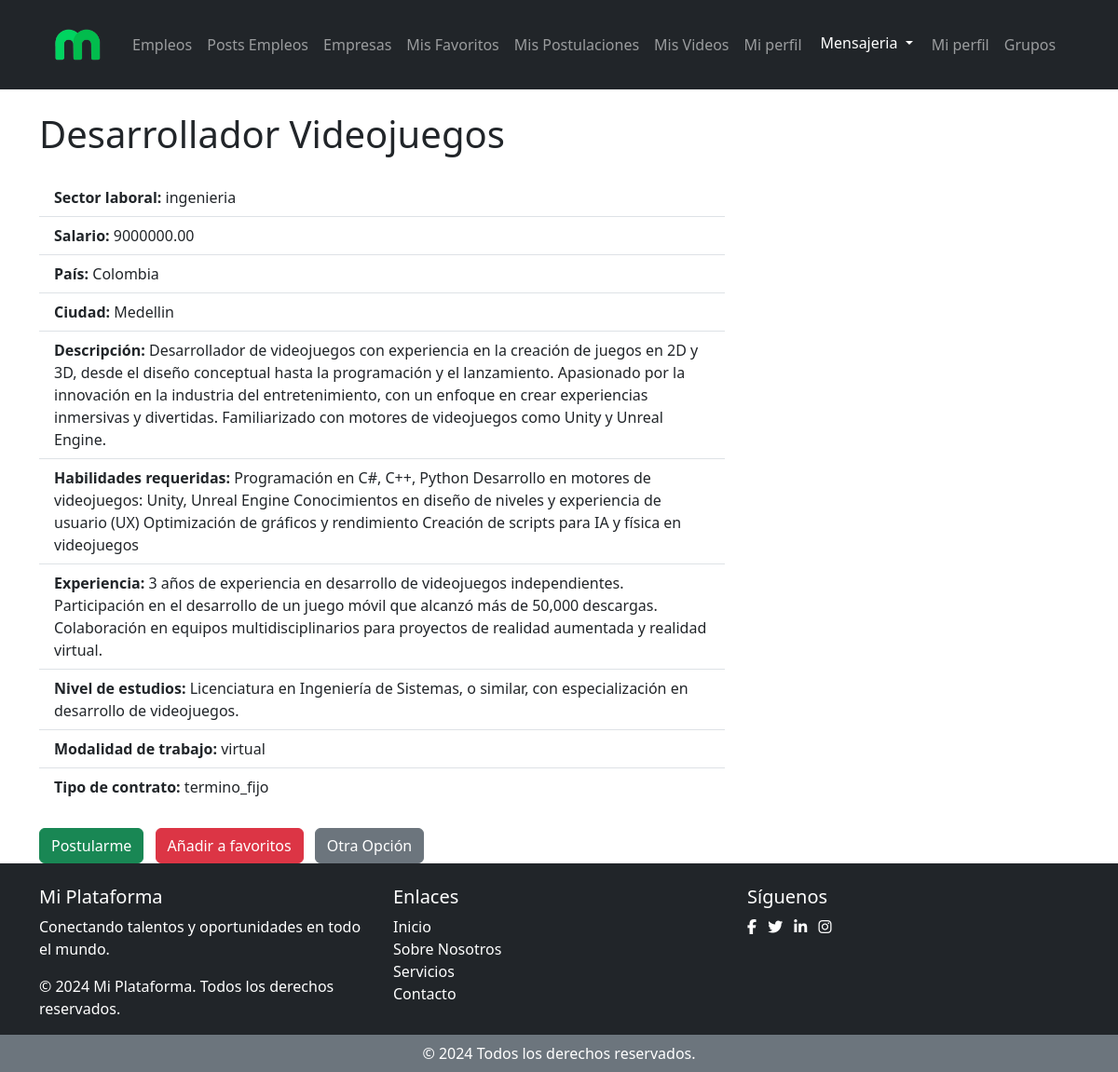
/detalle_empleo_aspirante/1/, run on the app's committed database.
### empleos_reclutador/models.py (models this page shows, shortened)
class Empleo(models.Model):
    reclutador = models.ForeignKey(Reclutador_empresa, on_delete=models.CASCADE)
    titulo = models.CharField(max_length=255)
    sector_laboral = models.CharField(max_length=50, choices=SectoresLaborales.choices)
    salario = MoneyField(
        max_digits=14,
        decimal_places=2,
        default_currency='COP',  # Moneda predeterminada para Colombia
        currency_choices=[
            ('COP', 'Peso colombiano (COP)'),  # Empleos locales
            ('USD', 'Dólar estadounidense (USD)'),  # Empleos virtuales (EE.UU.)
            ('EUR', 'Euro (EUR)'),  # Empleos virtuales (Europa)
            ('GBP', 'Libra esterlina (GBP)'),  # Empleos virtuales (Reino Unido)
            ('CAD', 'Dólar canadiense (CAD)'),  # Empleos virtuales (Canadá)
            ('AUD', 'Dólar australiano (AUD)'),  # Empleos virtuales (Australia)
            ('BTC', 'Bitcoin (BTC)'),  # Criptomonedas
            ('ETH', 'Ethereum (ETH)'),  # Criptomonedas
        ]
    )
    pais = models.CharField(max_length=50, choices=Paises.choices)
    ciudad = models.CharField(max_length=100)
    fecha_creacion = models.DateTimeField(default=timezone.now)  # Campo de fecha y hora
    descripcion = models.TextField()
    habilidades = models.TextField()
    experiencia = models.TextField()
    nivel_estudios = models.TextField()
    MODALIDAD_TRABAJO = [('virtual', 'virtual'), ('presencial', 'presencial'), ('mixto', 'mixto')]
    modalidad_trabajo = models.CharField(max_length=50, choices=MODALIDAD_TRABAJO)
    palabras_clave = models.TextField()
    CONTRATO_CHOICES = [
        ('termino_fijo', 'Contrato a Término Fijo'),
        ('termino_indefinido', 'Contrato a Término Indefinido'),
        ('aprendizaje', 'Contrato de Aprendizaje'),
        ('obra_labor', 'Contrato por Obra o Labor'),
        ('tiempo_parcial', 'Contrato a Tiempo Parcial'),
        ('teletrabajo', 'Contrato de Teletrabajo'),
        ('temporada', 'Contrato de Temporada'),
        ('servicios', 'Contrato de Servicios'),
    ]
    tipo_contrato = models.CharField(
        max_length=30,
        choices=CONTRATO_CHOICES,
        default='termino_fijo'  # Puedes cambiar el valor por defecto
    )
    competencias_tecnicas = models.TextField()
    habilidades_blandas = models.TextField(blank=True, null=True)
    video_presentacion = models.FileField(upload_to='videos_presentacion_empleo/')
    embeddings = models.TextField(blank=True, null=True)  # Para almacenar embeddings en formato JSON

### buscador_aspirante/views.py (the view)
# urls.py: path('detalle_empleo_aspirante/<int:empleo_id>/', views.detalle_empleo_aspirante, name='detalle_empleo_aspirante'),
def detalle_empleo_aspirante(request, empleo_id):
    empleo = get_object_or_404(Empleo, id=empleo_id)
    return render(request, 'detalle_empleo_aspirante.html', {'empleo': empleo})

### buscador_aspirante/templates/detalle_empleo_aspirante.html (shortened to what this page needs)
{% extends 'base_aspirante.html' %}
{% block content %}
<div class="container mt-4">
    <div class="row">
        <div class="col-md-8">
            <h1 class="mb-4">{{ empleo.titulo }}</h1>
            <ul class="list-group list-group-flush">
                <li class="list-group-item">
                    <strong class="fw-bold">Sector laboral:</strong> {{ empleo.sector_laboral }}
                </li>
                <li class="list-group-item">
                    <strong class="fw-bold">Salario:</strong> {{ empleo.salario }}
                </li>
                <li class="list-group-item">
                    <strong class="fw-bold">País:</strong> {{ empleo.pais }}
                </li>
                <li class="list-group-item">
                    <strong class="fw-bold">Ciudad:</strong> {{ empleo.ciudad }}
                </li>
                <li class="list-group-item">
                    <strong class="fw-bold">Descripción:</strong> {{ empleo.descripcion }}
                </li>
                <li class="list-group-item">
                    <strong class="fw-bold">Habilidades requeridas:</strong> {{ empleo.habilidades }}
                </li>
                <li class="list-group-item">
                    <strong class="fw-bold">Experiencia:</strong> {{ empleo.experiencia }}
                </li>
                <li class="list-group-item">
                    <strong class="fw-bold">Nivel de estudios:</strong> {{ empleo.nivel_estudios }}
                </li>
                <li class="list-group-item">
                    <strong class="fw-bold">Modalidad de trabajo:</strong> {{ empleo.modalidad_trabajo }}
                </li>
                <li class="list-group-item">
                    <strong class="fw-bold">Tipo de contrato:</strong> {{ empleo.tipo_contrato }}
                </li>
            </ul>
            <div class="mt-4">
                <a href="{% url 'postularme_empleo' empleo.id %}" class="btn btn-success me-2">Postularme</a>
                <a href="{% url 'anadir_favoritos' empleo.id %}" class="btn btn-danger me-2">Añadir a favoritos</a>
                <a href="#" class="btn btn-secondary">Otra Opción</a>
            </div>
        </div>
    </div>
</div>
{% endblock %}

### redSocialMagneto/static/styles/global.css (style rules this page uses)
body { background-color: white; }
a { text-decoration: none; }

### data on the page
Empleo: titulo "Desarrollador Videojuegos", sector_laboral "ingenieria", salario "9000000.00", pais "Colombia", ciudad "Medellin", descripcion "Desarrollador de videojuegos con experiencia en la creación de juegos en 2D y 3D, desde el diseño conceptual hasta la programación y el lanzamiento. Apasionado por la innovación en la industria del entretenimiento, con un enfoque en crear experiencias inmersivas y divertidas. Familiarizado con motores de videojuegos como Unity y Unreal Engine.", habilidades "Programación en C#, C++, Python Desarrollo en motores de videojuegos: Unity, Unreal Engine Conocimientos en diseño de niveles y experiencia de usuario (UX) Optimización de gráficos y rendimiento Creación de scripts para IA y física en videojuegos", experiencia "3 años de experiencia en desarrollo de videojuegos independientes. Participación en el desarrollo de un juego móvil que alcanzó más de 50,000 descargas. Colaboración en equipos multidisciplinarios para proyectos de realidad aumentada y realidad virtual.", nivel_estudios "Licenciatura en Ingeniería de Sistemas, o similar, con especialización en desarrollo de videojuegos.", modalidad_trabajo "virtual", tipo_contrato "termino_fijo"
